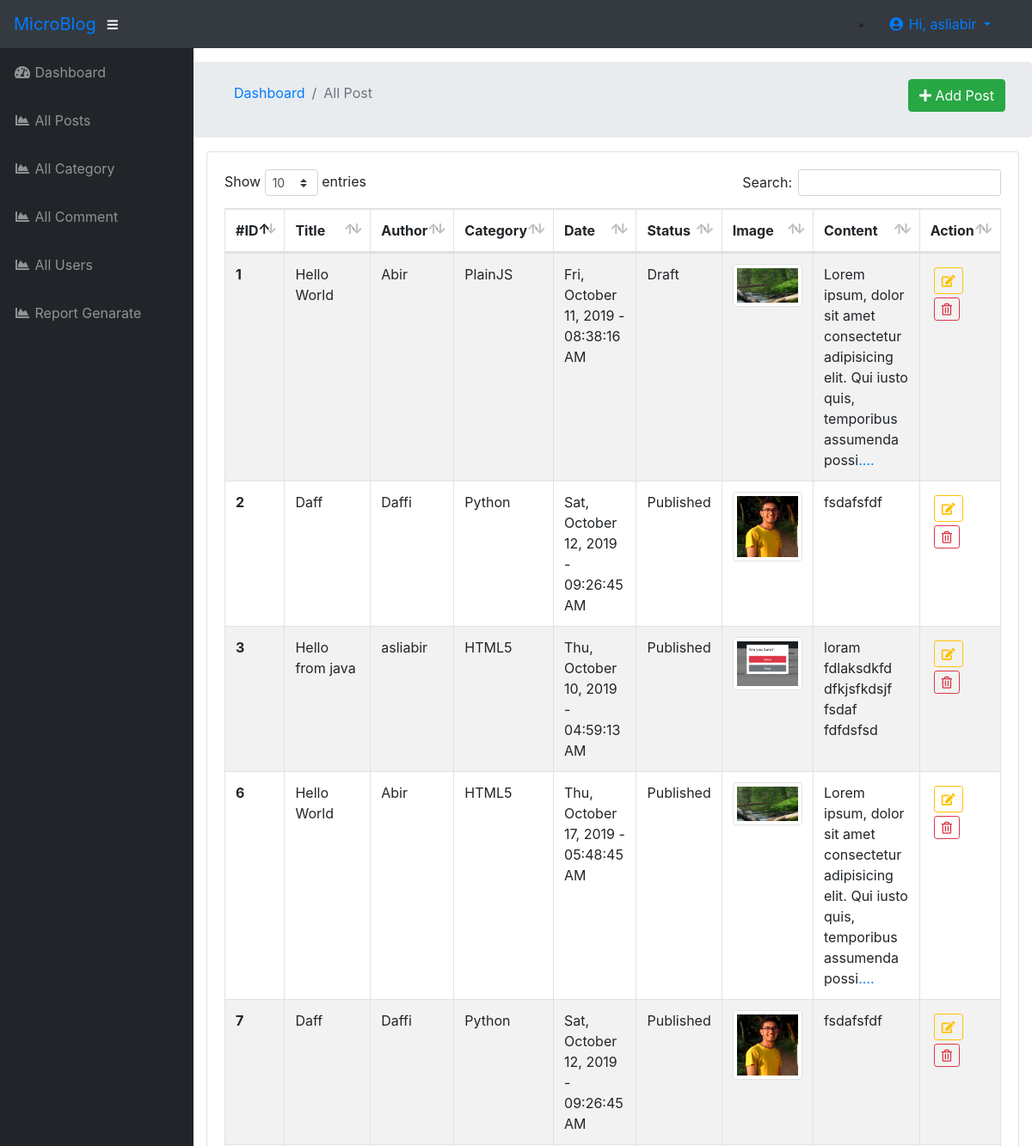
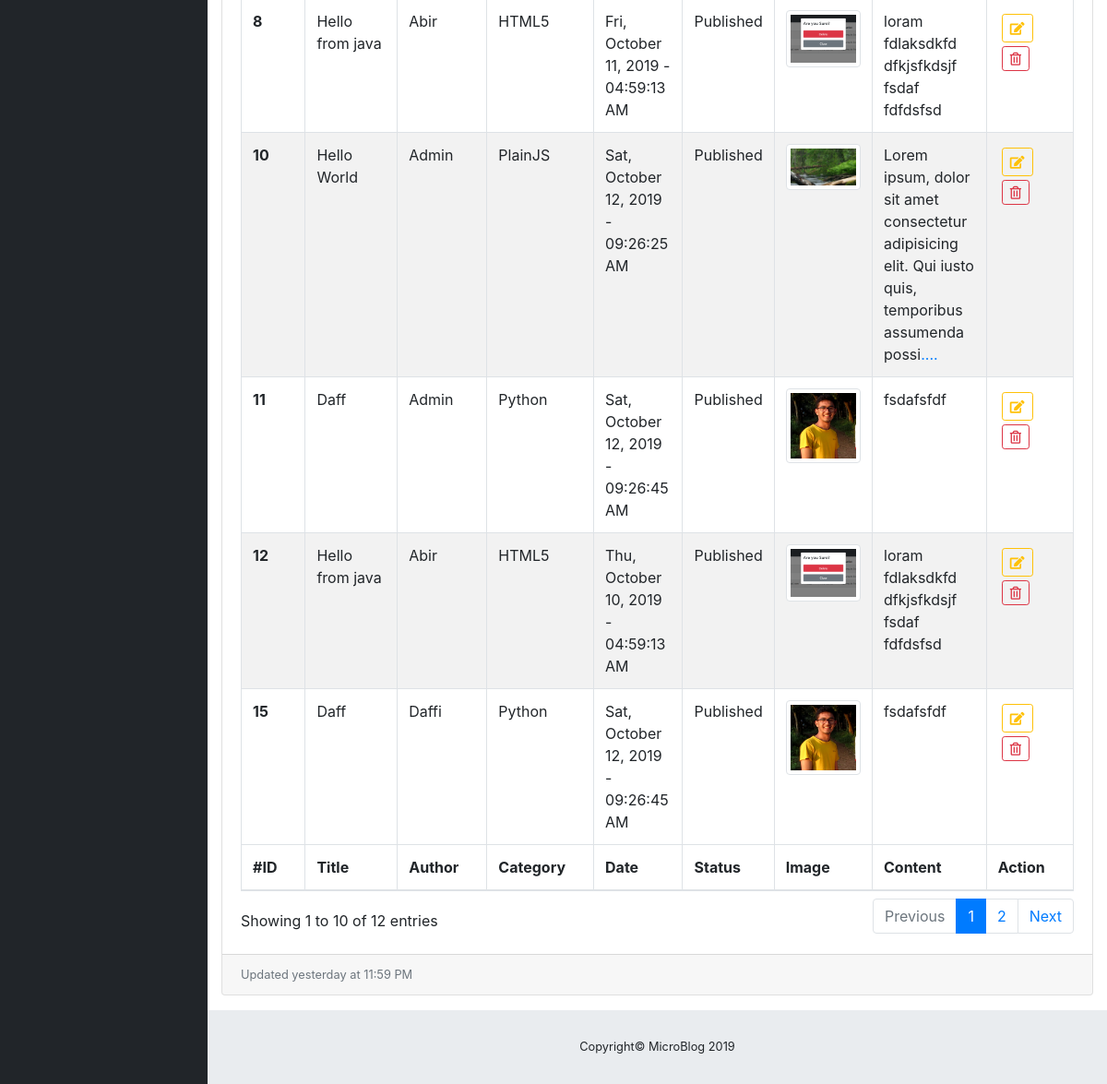
Screenshot of /admin/allPost.php (signed in) with the database file from the repository (2 pictures, top to bottom).
### tables this page shows
CREATE TABLE `tbl_posts` (
  `post_id` int(3) NOT NULL,
  `post_category_id` tinyint(4) NOT NULL,
  `post_title` varchar(255) NOT NULL,
  `post_author` varchar(55) NOT NULL,
  `post_date` varchar(70) NOT NULL,
  `post_image` text NOT NULL,
  `post_content` text NOT NULL,
  `post_tags` text NOT NULL,
  `post_comment_count` int(3) NOT NULL,
  `post_status` tinyint(2) NOT NULL DEFAULT '0',
  `post_views_count` int(6) NOT NULL DEFAULT '0'
);

CREATE TABLE `tbl_category` (
  `cat_id` int(11) NOT NULL,
  `cat_name` varchar(100) NOT NULL,
  `cat_description` varchar(255) NOT NULL,
  `cat_status` int(2) NOT NULL DEFAULT '0',
  `created_at` timestamp NOT NULL DEFAULT CURRENT_TIMESTAMP
);

### admin/func/function.php (called while the page is built, shortened)
<?php
include "../db/conn.php";
function showCatNameById($id){
    global $db;
    $sql = "SELECT `cat_name` FROM `tbl_category` WHERE `cat_id` = $id";
    $result = $db->query($sql);
    if($result->num_rows > 0){
        while($row = $result->fetch_assoc()){
            return $row['cat_name'];
        }
    }  else {
            return "Not Found!";
        }
}
function statusConvt($status){
    if($status == '1'){
        return "Published";
    } else {
        return "Draft";
    }
}
?>

### admin/allPost.php (the view, shortened to what this page needs)
<?php ob_start();
include "inc/header.php"; ?>
<div id="wrapper">
    <?php include "inc/sidebar.php"; ?>
    <div id="content-wrapper">
        <div class="container-fluid">
            <div class="row breadcrumb dashboard-breadcrumb">
                <div class="col-md-8">
                    <ol class="breadcrumb">
                        <li class="breadcrumb-item">
                            <a href="index.php">Dashboard</a>
                        </li>
                        <li class="breadcrumb-item active">All Post</li>
                    </ol>
                </div>
                <div class="col-md-4">
                    <div class="btn-group float-right mt-2" role="group">
                        <a class="btn btn-success btn-md" href="addPost.php">
                            <i class="fa fa-plus" aria-hidden="true"></i> Add Post</a>
                    </div>
                </div>
            </div>
            <div class="card mb-3">
                <div class="card-body">
                    <div class="table-responsive">
                        <table class="table table-bordered table-striped table-hover" id="dataTable" width="100%" cellspacing="0">
                            <thead>
                                <tr>
                                    <th>#ID</th>
                                    <th>Title</th>
                                    <th>Author</th>
                                    <th>Category</th>
                                    <th>Date</th>
                                    <th>Status</th>
                                    <th>Image</th>
                                    <th>Content</th>
                                    <th>Action</th>
                                </tr>
                            </thead>
                            <tfoot>
                                <tr>
                                    <th>#ID</th>
                                    <th>Title</th>
                                    <th>Author</th>
                                    <th>Category</th>
                                    <th>Date</th>
                                    <th>Status</th>
                                    <th>Image</th>
                                    <th>Content</th>
                                    <th>Action</th>
                                </tr>
                            </tfoot>
                            <tbody>
                                <?php
                                $sql = "SELECT * FROM `tbl_posts`";
                                $result = $db->query($sql);
                                while ($row = $result->fetch_assoc()) {
                                    ?>
                                    <tr>
                                        <th scope="row"><?php echo $row['post_id']; ?></th>
                                        <td><?php echo $row['post_title']; ?></td>
                                        <td><?php echo $row['post_author']; ?></td>
                                        <td><?php echo showCatNameById($row['post_category_id']); ?></td>
                                        <td><?php echo $row['post_date']; ?></td>
                                        <td><?php echo statusConvt($row['post_status']); ?></td>
                                        <td><img class="img-thumbnail" src="images/<?php echo $row['post_image']; ?>" alt="no image"></td>
                                        <td><?php echo $a = substr($row['post_content'], 0, 100);
                                                echo (strlen($row['post_content']) > 100) ? "<a href=''>....</a>" : ""; ?></td>
                                        <td><a class="btn btn-outline-warning btn-sm m-1" href="editPost.php?id=<?php echo $row['post_id']; ?>"><i class="fas fa-edit d-inline"></i></a> <a class="btn btn-outline-danger btn-sm d-inline m-1" href="?delID=<?php echo $row['post_id']; ?>" onclick="return confirm('Are you sure?');"><i class="far fa-trash-alt"></i></a></td>
                                    </tr>
                                <?php } ?>
                            </tbody>
                        </table>
                    </div>
                </div>
                <div class="card-footer small text-muted">Updated yesterday at 11:59 PM</div>
            </div>
        </div>
        <?php include "inc/footer.php"; ?>

### rows the page displays
tbl_posts: post_id "1", post_title "Hello World", post_author "Abir", post_category.cat_name "PlainJS", post_date "Fri, October 11, 2019 - 08:38:16 AM", post_status "Draft", post_image (picture), post_content "Lorem ipsum, dolor sit amet consectetur adipisicing elit. Qui iusto quis, temporibus assumenda possi"
tbl_posts: post_id "2", post_title "Daff", post_author "Daffi", post_category.cat_name "Python", post_date "Sat, October 12, 2019 - 09:26:45 AM", post_status "Published", post_image (picture), post_content "fsdafsfdf"
tbl_posts: post_id "3", post_title "Hello from java", post_author "asliabir", post_category.cat_name "HTML5", post_date "Thu, October 10, 2019 - 04:59:13 AM", post_status "Published", post_image (picture), post_content "loram fdlaksdkfd dfkjsfkdsjf fsdaf fdfdsfsd"
tbl_posts: post_id "6", post_title "Hello World", post_author "Abir", post_category.cat_name "HTML5", post_date "Thu, October 17, 2019 - 05:48:45 AM", post_status "Published", post_image (picture), post_content "Lorem ipsum, dolor sit amet consectetur adipisicing elit. Qui iusto quis, temporibus assumenda possi"
tbl_posts: post_id "7", post_title "Daff", post_author "Daffi", post_category.cat_name "Python", post_date "Sat, October 12, 2019 - 09:26:45 AM", post_status "Published", post_image (picture), post_content "fsdafsfdf"
tbl_posts: post_id "8", post_title "Hello from java", post_author "Abir", post_category.cat_name "HTML5", post_date "Fri, October 11, 2019 - 04:59:13 AM", post_status "Published", post_image (picture), post_content "loram fdlaksdkfd dfkjsfkdsjf fsdaf fdfdsfsd"
tbl_posts: post_id "10", post_title "Hello World", post_author "Admin", post_category.cat_name "PlainJS", post_date "Sat, October 12, 2019 - 09:26:25 AM", post_status "Published", post_image (picture), post_content "Lorem ipsum, dolor sit amet consectetur adipisicing elit. Qui iusto quis, temporibus assumenda possi"
tbl_posts: post_id "11", post_title "Daff", post_author "Admin", post_category.cat_name "Python", post_date "Sat, October 12, 2019 - 09:26:45 AM", post_status "Published", post_image (picture), post_content "fsdafsfdf"
tbl_posts: post_id "12", post_title "Hello from java", post_author "Abir", post_category.cat_name "HTML5", post_date "Thu, October 10, 2019 - 04:59:13 AM", post_status "Published", post_image (picture), post_content "loram fdlaksdkfd dfkjsfkdsjf fsdaf fdfdsfsd"
tbl_posts: post_id "15", post_title "Daff", post_author "Daffi", post_category.cat_name "Python", post_date "Sat, October 12, 2019 - 09:26:45 AM", post_status "Published", post_image (picture), post_content "fsdafsfdf"

### other values shown
$_SESSION['username'] "asliabir"
